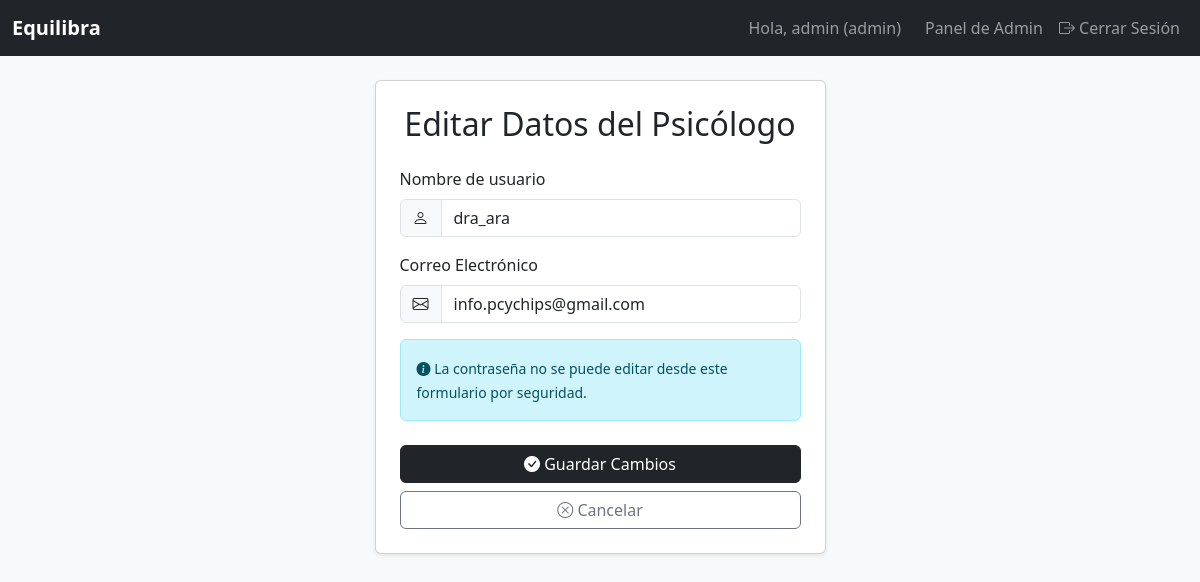
Page /admin/edit_psychologist/3 (signed in) on the committed database.
### models.py (models this page shows, shortened)
class User(UserMixin, db.Model):
    id = db.Column(db.Integer, primary_key=True)
    username = db.Column(db.String(150), unique=True, nullable=False)
    email = db.Column(db.String(150), unique=True, nullable=False)
    password_hash = db.Column(db.String(256), nullable=False)
    role = db.Column(db.String(50), nullable=False, default='patient')
    status = db.Column(db.String(50), nullable=False, default='active')
    assigned_psychologist_id = db.Column(db.Integer, db.ForeignKey('user.id'), nullable=True)
    assigned_psychologist = db.relationship('User', remote_side=[id], backref='assigned_patients')
    messages = db.relationship('Message', backref='author', lazy=True)

### admin.py (the view, shortened to what this page needs)
@admin_bp.route('/edit_psychologist/<int:psy_id>', methods=['GET', 'POST'])
@login_required
@admin_required
def edit_psychologist(psy_id):
    psychologist = User.query.get_or_404(psy_id)
    if psychologist.role != 'psychologist':
        flash('Este usuario no es un psicólogo.', 'danger')
        return redirect(url_for('admin.dashboard'))
    return render_template('admin/edit_psychologist.html', psychologist=psychologist)

### admin.py (called while the page is built)
def admin_required(f):
    @wraps(f)
    def decorated_function(*args, **kwargs):
        if not current_user.is_authenticated or current_user.role != 'admin':
            flash('Acceso no autorizado. Se requiere rol de administrador.', 'danger')
            return redirect(url_for('main.home'))
        return f(*args, **kwargs)
    return decorated_function

### app.py (called while the page is built)
@login_manager.user_loader
def load_user(user_id):
    return User.query.get(int(user_id))

### templates/admin/edit_psychologist.html (shortened to what this page needs)
{% extends "base.html" %}
{% block content %}
<div class="row justify-content-center">
    <div class="col-md-6 col-lg-5">
        <div class="card shadow-sm">
            <div class="card-body p-4">
                <h2 class="card-title text-center mb-4">Editar Datos del Psicólogo</h2>
                <form method="POST" action="{{ url_for('admin.edit_psychologist', psy_id=psychologist.id) }}">
                    <div class="mb-3">
                        <label for="username" class="form-label">Nombre de usuario</label>
                        <div class="input-group">
                            <span class="input-group-text"><i class="bi bi-person"></i></span>
                            <input type="text" class="form-control" id="username" name="username" value="{{ psychologist.username }}" required>
                        </div>
                    </div>
                    <div class="mb-3">
                        <label for="email" class="form-label">Correo Electrónico</label>
                        <div class="input-group">
                            <span class="input-group-text"><i class="bi bi-envelope"></i></span>
                            <input type="email" class="form-control" id="email" name="email" value="{{ psychologist.email }}" required>
                        </div>
                    </div>
                    <div class="alert alert-info" role="alert">
                        <small><i class="bi bi-info-circle-fill"></i> La contraseña no se puede editar desde este formulario por seguridad.</small>
                    </div>
                    <div class="d-grid gap-2 mt-4">
                        <button type="submit" class="btn btn-dark">
                            <i class="bi bi-check-circle-fill"></i> Guardar Cambios
                        </button>
                        <a href="{{ url_for('admin.dashboard') }}" class="btn btn-outline-secondary">
                            <i class="bi bi-x-circle"></i> Cancelar
                        </a>
                    </div>
                </form>
            </div>
        </div>
    </div>
</div>
{% endblock %}

### templates/base.html (shortened to what this page needs)
<!DOCTYPE html>
<html lang="es">
<head>
    <link href="https://cdn.jsdelivr.net/npm/bootstrap@5.3.3/dist/css/bootstrap.min.css" rel="stylesheet">
    <link rel="stylesheet" href="https://cdn.jsdelivr.net/npm/bootstrap-icons@1.11.3/font/bootstrap-icons.min.css">
</head>
<body>
    <nav class="navbar navbar-expand-lg navbar-dark bg-dark">
        <div class="container-fluid">
            <a class="navbar-brand" href="{{ url_for('main.home') }}">  Equilibra</a>
            <div class="collapse navbar-collapse" id="navbarNav">
                <div class="navbar-nav ms-auto">
                    {% if current_user.is_authenticated %}
                        <span class="navbar-text me-3">
                            Hola, {{ current_user.username }} ({{ current_user.role }})
                        </span>
                        {% if current_user.role == 'psychologist' %}
                            <a class="nav-link" href="{{ url_for('main.dashboard') }}">Dashboard</a>
                        {% elif current_user.role == 'admin' %}
                            <a class="nav-link" href="{{ url_for('admin.dashboard') }}">Panel de Admin</a>
                        {% endif %}
                        <a class="nav-link" href="#" data-bs-toggle="modal" data-bs-target="#confirmLogoutModal">
                            <i class="bi bi-box-arrow-right"></i> Cerrar Sesión
                        </a>
                    {% else %}
                        <a class="nav-link" href="{{ url_for('auth.login') }}">Iniciar Sesión</a>
                        <a class="nav-link" href="{{ url_for('auth.register') }}">Registrarse</a>
                    {% endif %}
                </div>
            </div>
        </div>
    </nav>
    <main class="container mt-4">
        {% block content %}{% endblock %}
    </main>
</body>
</html>

### templates/base.html (style rules this page uses)
body { background-color: #f8f9fa; }
.navbar-brand { font-weight: bold; }

### rows in the picture
User: username "admin", role "admin"
User: username "dra_ara", email "info.pcychips@gmail.com"
